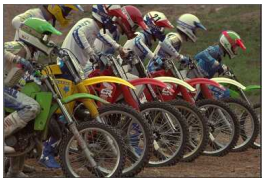
#> input picture Bai3_14/test.png, 262 x 179 px
$ python Bai3_14.py
#> lines starting #> are read from the running program, lines starting #| are printed output that depends on the picture; after the words box and inside, x2 and y2 are one past the last pixel; in counts of white or black regions, pixels touching at a corner belong together
from itertools import combinations_with_replacement
from collections import defaultdict
import cv2
import numpy as np
from numpy.linalg import inv

B, G, R = 0, 1, 2  # index for convenience


def boxfilter(I, r):

    M, N = I.shape
    dest = np.zeros((M, N))

    sumY = np.cumsum(I, axis=0)

    dest[:r + 1] = sumY[r:2*r + 1]  # top r+1 lines
    dest[r + 1:M - r] = sumY[2*r + 1:] - sumY[:M - 2*r - 1]
    dest[-r:] = np.tile(sumY[-1], (r, 1)) - sumY[M - 2 *
                                                 r - 1:M - r - 1]  # bottom r lines

    sumX = np.cumsum(dest, axis=1)
    dest[:, :r + 1] = sumX[:, r:2*r + 1]  # left r+1 columns
    dest[:, r + 1:N - r] = sumX[:, 2*r + 1:] - sumX[:, :N - 2*r - 1]
    dest[:, -r:] = np.tile(sumX[:, -1][:, None], (1, r)) - \
        sumX[:, N - 2*r - 1:N - r - 1]  # right r columns

    return dest


def guided_filter(I, p, r=15, eps=1e-3):
    """Refine a filter under the guidance of another (RGB) image.
    Parameters
    -----------
    I:   an M * N * 3 RGB image for guidance.
    p:   the M * N filter to be guided. transmission is used for this case.
    r:   the radius of the guidance
    eps: epsilon for the guided filter
    Return
    -----------
    The guided filter.
    """
    M, N = p.shape
    base = boxfilter(np.ones((M, N)), r)  # this is needed for regularization

    # each channel of I filtered with the mean filter. this is myu.
    means = [boxfilter(I[:, :, i], r) / base for i in range(3)]

    # p filtered with the mean filter
    mean_p = boxfilter(p, r) / base

    # filter I with p then filter it with the mean filter
    means_IP = [boxfilter(I[:, :, i]*p, r) / base for i in range(3)]

    # covariance of (I, p) in each local patch
    covIP = [means_IP[i] - means[i]*mean_p for i in range(3)]

    # variance of I in each local patch: the matrix Sigma in ECCV10 eq.14
    var = defaultdict(dict)
    for i, j in combinations_with_replacement(range(3), 2):
        var[i][j] = boxfilter(I[:, :, i]*I[:, :, j], r) / \
            base - means[i]*means[j]

    a = np.zeros((M, N, 3))
    for y, x in np.ndindex(M, N):
        #         rr, rg, rb
        # Sigma = rg, gg, gb
        #         rb, gb, bb
        Sigma = np.array([[var[B][B][y, x], var[B][G][y, x], var[B][R][y, x]],
                          [var[B][G][y, x], var[G][G][y, x], var[G][R][y, x]],
                          [var[B][R][y, x], var[G][R][y, x], var[R][R][y, x]]])
        cov = np.array([c[y, x] for c in covIP])
        a[y, x] = np.dot(cov, inv(Sigma + eps*np.eye(3)))  # eq 14

    # ECCV10 eq.15
    b = mean_p - a[:, :, R]*means[R] - \
        a[:, :, G]*means[G] - a[:, :, B]*means[B]

    # ECCV10 eq.16
    q = (boxfilter(a[:, :, R], r)*I[:, :, R] + boxfilter(a[:, :, G], r) *
         I[:, :, G] + boxfilter(a[:, :, B], r)*I[:, :, B] + boxfilter(b, r)) / base

    return q


def get_illumination_channel(I, w):
    M, N, _ = I.shape
    padded = np.pad(
        I, ((int(w/2), int(w/2)), (int(w/2), int(w/2)), (0, 0)), 'edge')
    darkch = np.zeros((M, N))
    brightch = np.zeros((M, N))

    for i, j in np.ndindex(darkch.shape):
        darkch[i, j] = np.min(padded[i:i + w, j:j + w, :])
        brightch[i, j] = np.max(padded[i:i + w, j:j + w, :])

    return darkch, brightch


def get_atmosphere(I, brightch, p=0.1):
    M, N = brightch.shape
    flatI = I.reshape(M*N, 3)
    flatbright = brightch.ravel()

    searchidx = (-flatbright).argsort()[:int(M*N*p)]
    A = np.mean(flatI.take(searchidx, axis=0), dtype=np.float64, axis=0)
    return A


def get_initial_transmission(A, brightch):
    A_c = np.max(A)
    init_t = (brightch-A_c)/(1.-A_c)
    return (init_t - np.min(init_t))/(np.max(init_t) - np.min(init_t))


def get_corrected_transmission(I, A, darkch, brightch, init_t, alpha, omega, w):
    im3 = np.empty(I.shape, I.dtype)
    for ind in range(0, 3):
        im3[:, :, ind] = I[:, :, ind] / A[ind]
    dark_c, _ = get_illumination_channel(im3, w)
    dark_t = 1 - omega*dark_c
    corrected_t = init_t
    diffch = brightch - darkch

    for i in range(diffch.shape[0]):
        for j in range(diffch.shape[1]):
            if(diffch[i, j] < alpha):
                corrected_t[i, j] = dark_t[i, j] * init_t[i, j]

    return np.abs(corrected_t)


def get_final_image(I, A, refined_t, tmin):
    refined_t_broadcasted = np.broadcast_to(
        refined_t[:, :, None], (refined_t.shape[0], refined_t.shape[1], 3))
    J = (I-A) / (np.where(refined_t_broadcasted <
                          tmin, tmin, refined_t_broadcasted)) + A

    return (J - np.min(J))/(np.max(J) - np.min(J))


def dehaze(I, tmin, w, alpha, omega, p, eps, reduce=False):
    m, n, _ = I.shape
    Idark, Ibright = get_illumination_channel(I, w)
    A = get_atmosphere(I, Ibright, p)

    init_t = get_initial_transmission(A, Ibright)
    if reduce:
        init_t = reduce_init_t(init_t)
    corrected_t = get_corrected_transmission(
        I, A, Idark, Ibright, init_t, alpha, omega, w)

    normI = (I - I.min()) / (I.max() - I.min())
    refined_t = guided_filter(normI, corrected_t, w, eps)
    J_refined = get_final_image(I, A, refined_t, tmin)

    enhanced = (J_refined*255).astype(np.uint8)
    f_enhanced = cv2.detailEnhance(enhanced, sigma_s=10, sigma_r=0.15)
    f_enhanced = cv2.edgePreservingFilter(
        f_enhanced, flags=1, sigma_s=64, sigma_r=0.2)
    return f_enhanced


def reduce_init_t(init_t):
    init_t = (init_t*255).astype(np.uint8)
    xp = [0, 32, 255]
    fp = [0, 32, 48]
    x = np.arange(256)
    table = np.interp(x, xp, fp).astype('uint8')
    init_t = cv2.LUT(init_t, table)
    init_t = init_t.astype(np.float64)/255
    return init_t


im = cv2.imread('./test.png')
#> im is the input picture: shape (179, 262, 3); mean B, G, R 74.5, 87.5, 97.5
orig = im.copy()

tmin = 0.1   # minimum value for t to make J image
w = 15       # window size, which determine the corseness of prior images
alpha = 0.4  # threshold for transmission correction
omega = 0.75  # this is for dark channel prior
p = 0.1      # percentage to consider for atmosphere
eps = 1e-3   # for J image

I = np.asarray(im, dtype=np.float64)  # Convert the input to an array.
I = I[:, :, :3] / 255


f_enhanced = dehaze(I, tmin, w, alpha, omega, p, eps)
#> after the loop in get_illumination_channel, `for i, j in np.ndindex(darkch.shape):`:
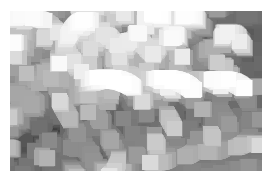
#> brightch: shape (179, 262) float64; min 0.243, max 1, mean 0.757
#> after the loop in get_illumination_channel, `for i, j in np.ndindex(darkch.shape):`:
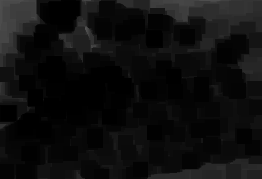
#> darkch: shape (179, 262) float64; min 0, max 0.337, mean 0.0546
#> in get_atmosphere, `searchidx = (-flatbright).argsort()[:int(M*N*p)]`: searchidx = 4689 values, max 46896 at index 965, min 0 at index 0, mean 32081.2
#> in get_atmosphere, `A = np.mean(flatI.take(searchidx, axis=0), dtype=np.float64, axis=0)`: A = [0.395, 0.456, 0.52]
#> in get_initial_transmission, `A_c = np.max(A)`: A_c = 0.52
#> after the loop in get_corrected_transmission, `for ind in range(0, 3):`:
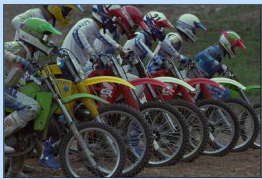
#> im3: shape (179, 262, 3) float64; mean B, G, R 0.739, 0.753, 0.734; drawn with min black and max white
#> call 2 of get_illumination_channel, with w = 15
#> after the loop in get_illumination_channel (call 2), `for i, j in np.ndindex(darkch.shape):`:
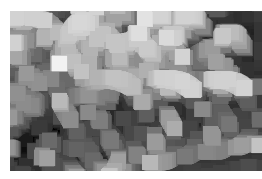
#> brightch: shape (179, 262) float64; min 0.496, max 2.53, mean 1.73; drawn with min black and max white
#> after the loop in get_illumination_channel (call 2), `for i, j in np.ndindex(darkch.shape):`:
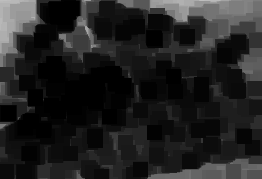
#> darkch: shape (179, 262) float64; min 0, max 0.749, mean 0.133
#> after the loop in get_corrected_transmission, `for i in range(diffch.shape[0]):`: corrected_t: shape (179, 262) float64; min 0, max 1, mean 0.676
#> in boxfilter, `sumY = np.cumsum(I, axis=0)`: I: shape (179, 262) float64; every value is 1
#> in boxfilter, `dest[:, -r:] = np.tile(sumX[:, -1][:, None], (1, r)) - \ sumX[:, N - 2..`: dest: shape (179, 262) float64; min 256, max 961, mean 892.3
#> in boxfilter (call 2), `dest[-r:] = np.tile(sumY[-1], (r, 1)) - sumY[M - 2 * r - 1:M - r - 1]`: dest: shape (179, 262) float64; min 1.78, max 31, mean 8.4
#> in boxfilter (call 2), `dest[:, :r + 1] = sumX[:, r:2*r + 1]`: dest: shape (179, 262) float64; min 1.78, max 506.7, mean 24.9
#> in boxfilter (call 2), `dest[:, -r:] = np.tile(sumX[:, -1][:, None], (1, r)) - \ sumX[:, N - 2..`: dest: shape (179, 262) float64; min 83.69, max 506.7, mean 249.4
#> in boxfilter (call 3), `dest[-r:] = np.tile(sumY[-1], (r, 1)) - sumY[M - 2 * r - 1:M - r - 1]`: dest: shape (179, 262) float64; min 2.58, max 31, mean 9.9
#> in boxfilter (call 3), `dest[:, :r + 1] = sumX[:, r:2*r + 1]`: dest: shape (179, 262) float64; min 2.58, max 568.1, mean 27.9
#> in boxfilter (call 3), `dest[:, -r:] = np.tile(sumX[:, -1][:, None], (1, r)) - \ sumX[:, N - 2..`: dest: shape (179, 262) float64; min 98.36, max 585.8, mean 295.7
#> call 4 of boxfilter, with r = 15
#> in boxfilter (call 4), `dest[-r:] = np.tile(sumY[-1], (r, 1)) - sumY[M - 2 * r - 1:M - r - 1]`:
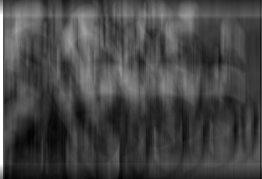
#> dest: shape (179, 262) float64; min 3.54, max 31, mean 11.1; drawn with min black and max white
#> in boxfilter (call 4), `dest[:, :r + 1] = sumX[:, r:2*r + 1]`: dest: shape (179, 262) float64; 6.11% of pixels changed, all inside (x1, y1, x2, y2) = (0, 0, 16, 179)
#> in boxfilter (call 4), `dest[:, r + 1:N - r] = sumX[:, 2*r + 1:] - sumX[:, :N - 2*r - 1]`:
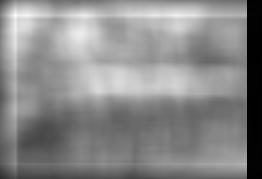
#> dest: shape (179, 262) float64; min 5.01, max 585.5, mean 318.4; drawn with min black and max white
#> in guided_filter, `means = [boxfilter(I[:, :, i], r) / base for i in range(3)]`: means = 3 items
#> the loop in guided_filter, `for y, x in np.ndindex(M, N):` made 46898 passes
#> cov on passes 1 to 3: [0.00106, 0.000926, 0.000857], [0.0011, 0.000954, 0.000891], [0.00113, 0.000967, 0.00091]
f_enhanced2 = dehaze(I, tmin, w, alpha, omega, p, eps, True)
#> the loop in guided_filter (call 2), `for y, x in np.ndindex(M, N):` made 46898 passes
#> cov on passes 1 to 3: [0.000134, 0.000116, 0.000108], [0.000142, 0.000122, 0.000115], [0.000148, 0.000126, 0.000119]

cv2.imshow('original', orig)
cv2.imshow('F_enhanced', f_enhanced)
cv2.imshow('F_enhanced2', f_enhanced2)
cv2.waitKey(0)
# cv2.destroyAllWindows()

$ run again, with Bai3_14/image.webp saved as Bai3_14/test.png
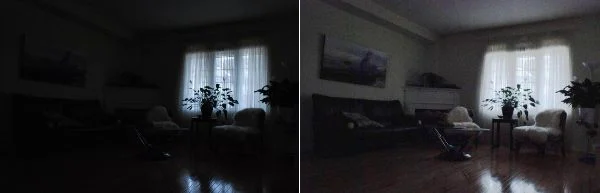
#> input picture Bai3_14/image.webp, 600 x 193 px
#> im is the input picture: shape (193, 600, 3); mean B, G, R 44.6, 42.4, 42.4
#> after the loop in get_illumination_channel, `for i, j in np.ndindex(darkch.shape):`:
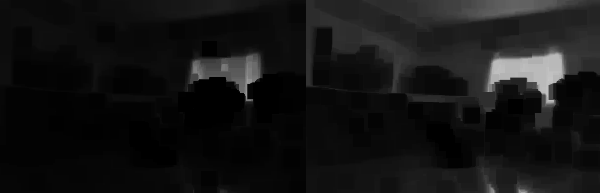
#> darkch: shape (193, 600) float64; min 0, max 0.776, mean 0.079
#> searchidx = 11580 values, max 115506 at index 5890, min 292 at index 5815, mean 53650.3
#> in get_atmosphere, `A = np.mean(flatI.take(searchidx, axis=0), dtype=np.float64, axis=0)`: A = [0.582, 0.544, 0.506]
#> A_c = 0.582
#> in boxfilter (call 4), `dest[:, :r + 1] = sumX[:, r:2*r + 1]`:
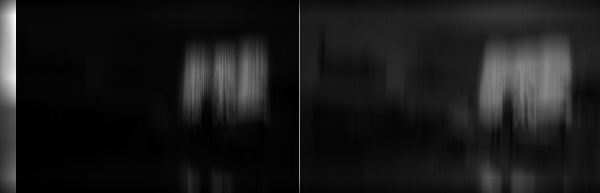
#> dest: shape (193, 600) float64; min 0.357, max 50.87, mean 5.6; drawn with min black and max white
#> means = 3 items
#> the loop in guided_filter, `for y, x in np.ndindex(M, N):` made 115800 passes
#> cov on passes 1 to 3: [1.4e-06, 1.4e-06, 1.4e-06], [1.51e-06, 1.51e-06, 1.51e-06], [1.6e-06, 1.6e-06, 1.6e-06]
#> the loop in guided_filter (call 2), `for y, x in np.ndindex(M, N):` made 115800 passes
#> cov on passes 1 to 3: [1.39e-06, 1.39e-06, 1.39e-06], [1.49e-06, 1.49e-06, 1.49e-06], [1.58e-06, 1.58e-06, 1.58e-06]
